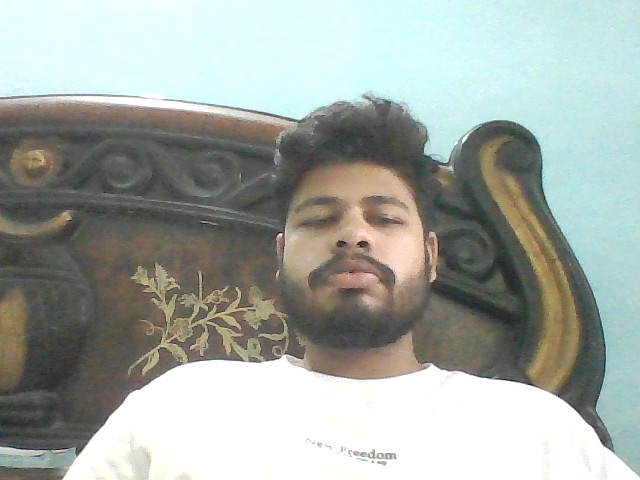
#> input picture known_faces/Shrey_0.jpg, 640 x 480 px
$ python main.py
#> lines starting #> are read from the running program, lines starting #| are printed output that depends on the picture; after the words box and inside, x2 and y2 are one past the last pixel; in counts of white or black regions, pixels touching at a corner belong together
import cv2
import numpy as np
import os

face_cascade = cv2.CascadeClassifier(
    cv2.data.haarcascades + 'haarcascade_frontalface_default.xml'
)
eye_cascade = cv2.CascadeClassifier(
    cv2.data.haarcascades + 'haarcascade_eye.xml'
)
recognizer = cv2.face.LBPHFaceRecognizer_create()

def get_face_roi(img):
    gray = cv2.cvtColor(img, cv2.COLOR_BGR2GRAY)
    faces = face_cascade.detectMultiScale(gray, 1.1, 4, minSize=(50,50))
    if len(faces) > 0:
        x, y, w, h = faces[0]
        roi = gray[y:y+h, x:x+w]
        roi = cv2.resize(roi, (200, 200))
        return roi
    return None

# Register faces
print("Registering faces...")
train_images = []
train_labels = []
names = []

for filename in sorted(os.listdir("known_faces")):
    if filename.endswith(".jpg") or filename.endswith(".png"):
        name = filename.split(".")[0].split("_")[0]
        if name not in names:
            names.append(name)
        label = names.index(name)
        img = cv2.imread(f"known_faces/{filename}")
#> img is the input picture: shape (480, 640, 3); mean B, G, R 164.3, 170.1, 163.1
        if img is None:
            continue
        roi = get_face_roi(img)
#> in get_face_roi, `gray = cv2.cvtColor(img, cv2.COLOR_BGR2GRAY)`:
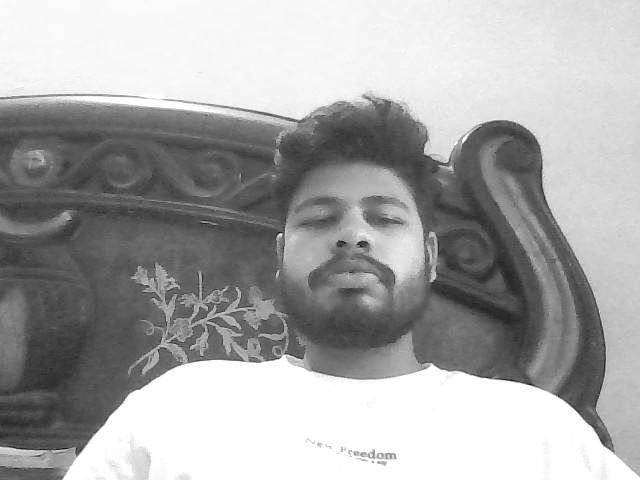
#> gray: shape (480, 640); min 13, max 255, mean 167.4
#> in get_face_roi, `faces = face_cascade.detectMultiScale(gray, 1.1, 4, minSize=(50,50))`: faces = [[265, 145, 174, 174]]
#> in get_face_roi, `x, y, w, h = faces[0]`: x = 265; y = 145; w = 174
        if roi is not None:
            train_images.append(roi)
            train_labels.append(label)
            train_images.append(cv2.flip(roi, 1))
            train_labels.append(label)
            bright = cv2.convertScaleAbs(roi, alpha=1.3, beta=30)
            train_images.append(bright)
            train_labels.append(label)
            dark = cv2.convertScaleAbs(roi, alpha=0.7, beta=-30)
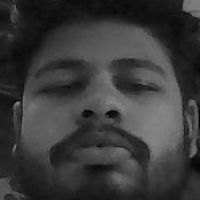
#> dark: shape (200, 200); min 0, max 135, mean 58.1
            train_images.append(dark)
            train_labels.append(label)
#> pass 2 of the loop `for filename in sorted(os.listdir("known_faces")):`:
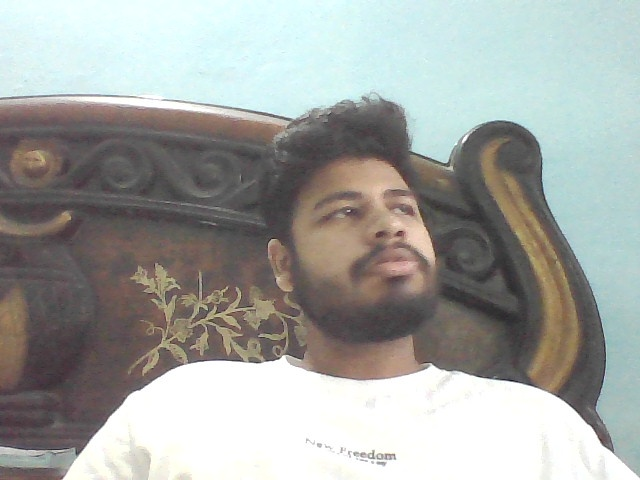
#> input picture known_faces/Shrey_1.jpg, 640 x 480 px
#> img is the input picture: shape (480, 640, 3); mean B, G, R 161.9, 165.4, 162.8
#> in get_face_roi (call 2), `gray = cv2.cvtColor(img, cv2.COLOR_BGR2GRAY)`:
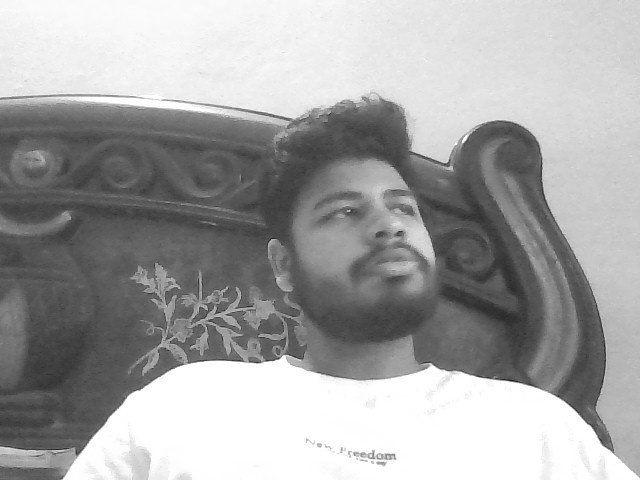
#> gray: shape (480, 640); min 19, max 255, mean 164.2
#> faces = [[312, 157, 130, 130]]
#> in get_face_roi (call 2), `x, y, w, h = faces[0]`: x = 312; y = 157; w = 130
#> `dark = cv2.convertScaleAbs(roi, alpha=0.7, beta=-30)`:
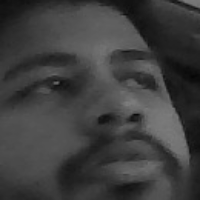
#> dark: shape (200, 200); min 6, max 125, mean 62.5
#> pass 3 of the loop `for filename in sorted(os.listdir("known_faces")):`:
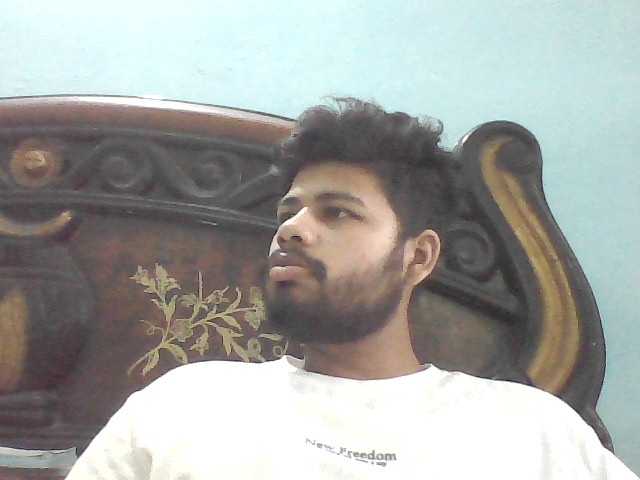
#> input picture known_faces/Shrey_2.jpg, 640 x 480 px
#> img is the input picture: shape (480, 640, 3); mean B, G, R 162.7, 166, 163.5
#> in get_face_roi (call 3), `gray = cv2.cvtColor(img, cv2.COLOR_BGR2GRAY)`:
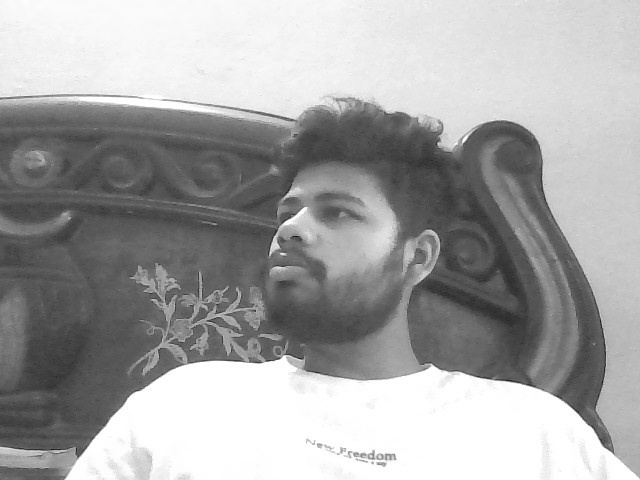
#> gray: shape (480, 640); min 12, max 255, mean 164.9
#> faces = [[392, 216, 60, 60]]
#> in get_face_roi (call 3), `x, y, w, h = faces[0]`: x = 392; y = 216; w = 60
#> `dark = cv2.convertScaleAbs(roi, alpha=0.7, beta=-30)`:
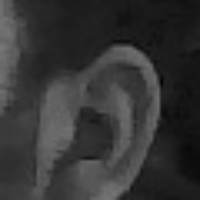
#> dark: shape (200, 200); min 1, max 121, mean 52.9
#> the loop made 4 passes; the first 3 are shown

if not train_images:
    print("ERROR: Koi face nahi mila!")
    exit()

recognizer.train(train_images, np.array(train_labels))
os.makedirs("database", exist_ok=True)
recognizer.save("database/face_model.yml")
print(f"Registered: {names}")

# Blink detection variables
eye_status = []
blink_count = 0
liveness_confirmed = False
prev_eyes = 0

print("Camera chal raha hai! 2 baar blink karo")

cap = cv2.VideoCapture(0)

while True:
    ret, frame = cap.read()
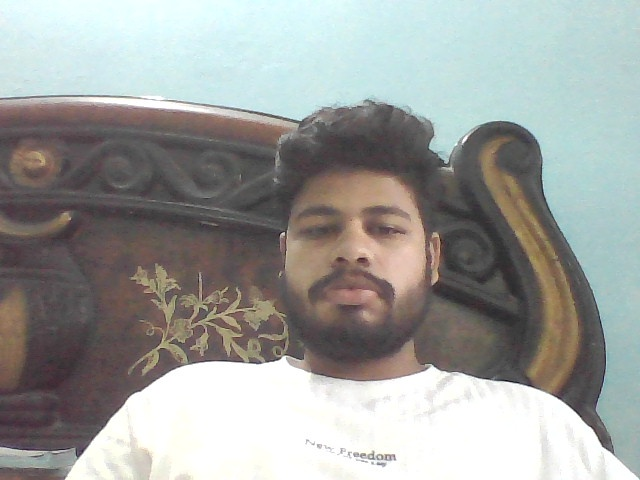
#> input picture known_faces/Shrey_4.jpg, 640 x 480 px, given in place of the camera
#> frame is the input picture: shape (480, 640, 3); mean B, G, R 157, 159.8, 157.6
    if not ret:
        break

    gray = cv2.cvtColor(frame, cv2.COLOR_BGR2GRAY)
    gray_eq = cv2.equalizeHist(gray)
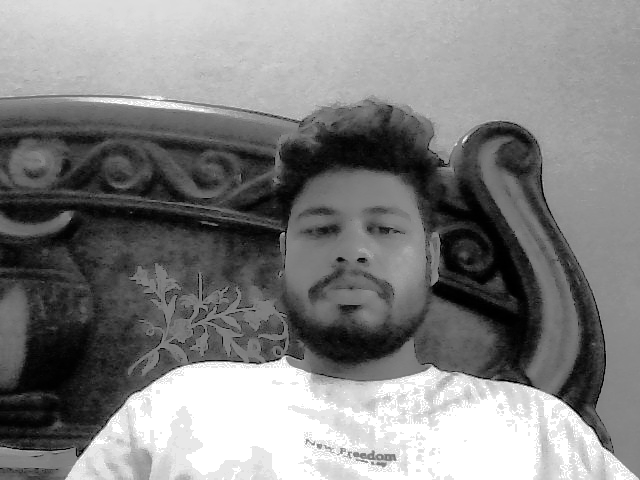
#> gray_eq: shape (480, 640); min 0, max 255, mean 129.4
    h, w = frame.shape[:2]
#> h = 480; w = 640

    # Face Recognition
    faces = face_cascade.detectMultiScale(
        gray_eq, 1.1, 5, minSize=(80,80)
    )

    name = "Unknown"
    color = (0, 0, 255)

    for (x, y, fw, fh) in faces:
        roi_gray = gray_eq[y:y+fh, x:x+fw]
        roi_resized = cv2.resize(roi_gray, (200, 200))

        label, confidence = recognizer.predict(roi_resized)
        if confidence < 65:
            name = names[label]
            color = (0, 255, 0)
        else:
            name = "Unknown"
            color = (0, 0, 255)

        cv2.rectangle(frame, (x, y), (x+fw, y+fh), color, 2)
        cv2.putText(frame, name, (x, y-10),
                   cv2.FONT_HERSHEY_SIMPLEX, 0.8, color, 2)

        # Blink Detection using Eye Cascade
        roi_for_eyes = gray_eq[y:y+fh, x:x+fw]
        eyes = eye_cascade.detectMultiScale(
            roi_for_eyes, 1.1, 10, minSize=(20,20)
        )
        current_eyes = len(eyes)

        # Draw eyes
        for (ex, ey, ew, eh) in eyes:
            cv2.rectangle(frame,
                         (x+ex, y+ey),
                         (x+ex+ew, y+ey+eh),
                         (255, 255, 0), 1)

        # Blink detect — eyes visible phir not visible = blink
        if not liveness_confirmed:
            if prev_eyes >= 2 and current_eyes == 0:
                blink_count += 1
                print(f"Blink detected! Total: {blink_count}")
            if blink_count >= 2:
                liveness_confirmed = True

        prev_eyes = current_eyes
#> this loop made 2 passes
#> pass 1, `roi_gray = gray_eq[y:y+fh, x:x+fw]`:
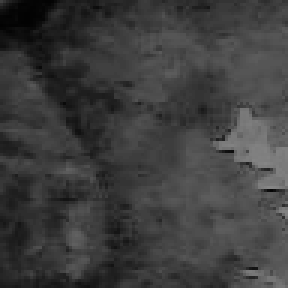
#> roi_gray: shape (96, 96) (shown 3 times larger); min 2, max 135, mean 61.6
#> after the loop:
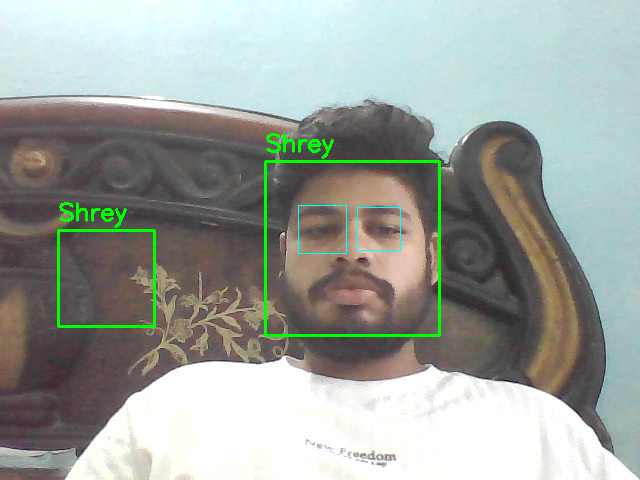
#> frame: shape (480, 640, 3); 1.52% of pixels changed, all inside (x1, y1, x2, y2) = (57, 133, 441, 337)

    # Status display
    if liveness_confirmed:
        cv2.putText(frame, "LIVE PERSON ✓", (10, 40),
                   cv2.FONT_HERSHEY_SIMPLEX, 1, (0, 255, 0), 2)
        if name != "Unknown":
            cv2.putText(frame, f"ACCESS GRANTED - {name}",
                       (10, 80),
                       cv2.FONT_HERSHEY_SIMPLEX, 0.9,
                       (0, 255, 0), 2)
        else:
            cv2.putText(frame, "ACCESS DENIED",
                       (10, 80),
                       cv2.FONT_HERSHEY_SIMPLEX, 0.9,
                       (0, 0, 255), 2)
    else:
        cv2.putText(frame,
                   f"Blink karo! ({blink_count}/2)",
                   (10, 40),
                   cv2.FONT_HERSHEY_SIMPLEX, 1,
                   (0, 165, 255), 2)
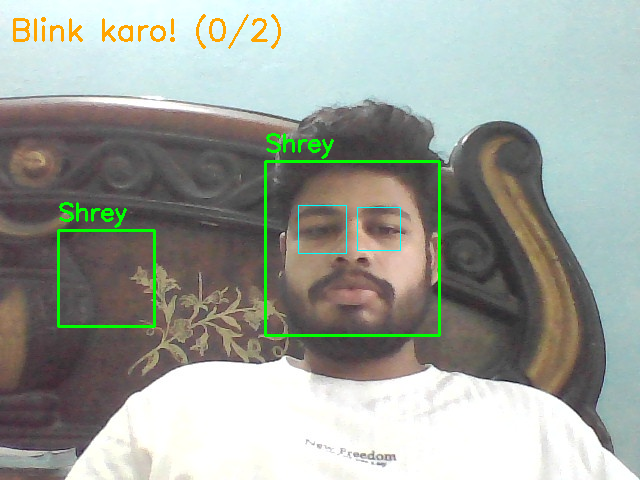
#> frame: shape (480, 640, 3); 0.6% of pixels changed, all inside (x1, y1, x2, y2) = (13, 14, 281, 49)

    cv2.imshow("FaceGuard - Liveness + Recognition", frame)

    if cv2.waitKey(1) & 0xFF == ord('q'):
#> (key q is pressed here)
        break

cap.release()
cv2.destroyAllWindows()
